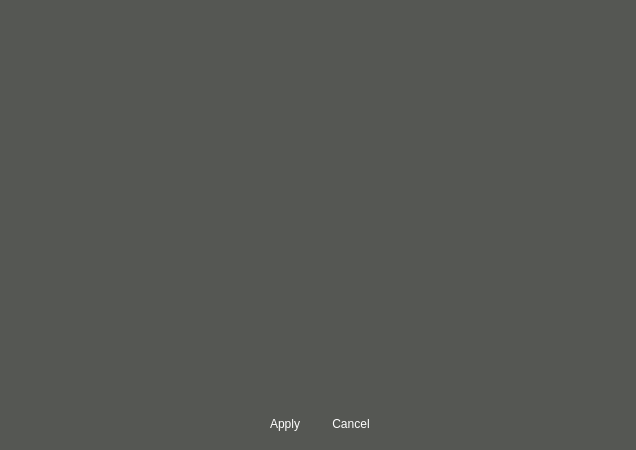
<?xml version="1.0" encoding="UTF-8"?>
<ui version="4.0">
 <class>VSCSchedule</class>
 <widget class="QWidget" name="VSCSchedule">
  <property name="geometry">
   <rect>
    <x>0</x>
    <y>0</y>
    <width>636</width>
    <height>450</height>
   </rect>
  </property>
  <property name="windowTitle">
   <string>Master Hard Disk Selecting</string>
  </property>
  <property name="windowIcon">
   <iconset>
    <normaloff>:/logo/resources/vscsmall.jpg</normaloff>:/logo/resources/vscsmall.jpg</iconset>
  </property>
  <property name="styleSheet">
   <string notr="true">color: rgb(255, 255, 255);
background-color: rgb(85, 87, 83);</string>
  </property>
  <layout class="QVBoxLayout" name="verticalLayout">
   <item>
    <widget class="VSchedConf" name="conf" native="true"/>
   </item>
   <item>
    <layout class="QHBoxLayout" name="horizontalLayout">
     <item>
      <spacer name="horizontalSpacer">
       <property name="orientation">
        <enum>Qt::Horizontal</enum>
       </property>
       <property name="sizeHint" stdset="0">
        <size>
         <width>40</width>
         <height>20</height>
        </size>
       </property>
      </spacer>
     </item>
     <item>
      <widget class="QPushButton" name="pushButtonApply">
       <property name="minimumSize">
        <size>
         <width>60</width>
         <height>30</height>
        </size>
       </property>
       <property name="maximumSize">
        <size>
         <width>60</width>
         <height>30</height>
        </size>
       </property>
       <property name="styleSheet">
        <string notr="true">QPushButton { 
border:none;
color:white;
background-image: url(:/action/resources/button.png);}
QPushButton:hover {
	background-image: url(:/action/resources/buttonpress.png);}
QPushButton:pressed {
	background-image: url(:/action/resources/button.png);}
</string>
       </property>
       <property name="text">
        <string>Apply</string>
       </property>
       <property name="iconSize">
        <size>
         <width>60</width>
         <height>40</height>
        </size>
       </property>
      </widget>
     </item>
     <item>
      <widget class="QPushButton" name="pushButtonCancel">
       <property name="minimumSize">
        <size>
         <width>60</width>
         <height>30</height>
        </size>
       </property>
       <property name="maximumSize">
        <size>
         <width>60</width>
         <height>30</height>
        </size>
       </property>
       <property name="styleSheet">
        <string notr="true">QPushButton { 
border:none;
color:white;
background-image: url(:/action/resources/button.png);}
QPushButton:hover {
	background-image: url(:/action/resources/buttonpress.png);}
QPushButton:pressed {
	background-image: url(:/action/resources/button.png);}
</string>
       </property>
       <property name="text">
        <string>Cancel</string>
       </property>
       <property name="iconSize">
        <size>
         <width>60</width>
         <height>40</height>
        </size>
       </property>
      </widget>
     </item>
     <item>
      <spacer name="horizontalSpacer_2">
       <property name="orientation">
        <enum>Qt::Horizontal</enum>
       </property>
       <property name="sizeHint" stdset="0">
        <size>
         <width>40</width>
         <height>20</height>
        </size>
       </property>
      </spacer>
     </item>
    </layout>
   </item>
  </layout>
 </widget>
 <customwidgets>
  <customwidget>
   <class>VSchedConf</class>
   <extends>QWidget</extends>
   <header>vschedconf.hpp</header>
   <container>1</container>
  </customwidget>
 </customwidgets>
 <resources>
  <include location="../../../main/vscmainwindows.qrc"/>
 </resources>
 <connections/>
</ui>
